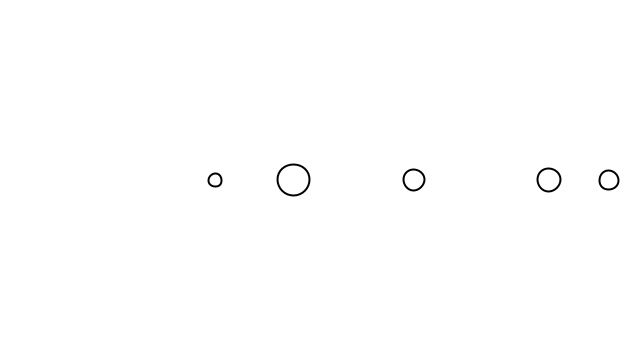
Frame 1 (no input)
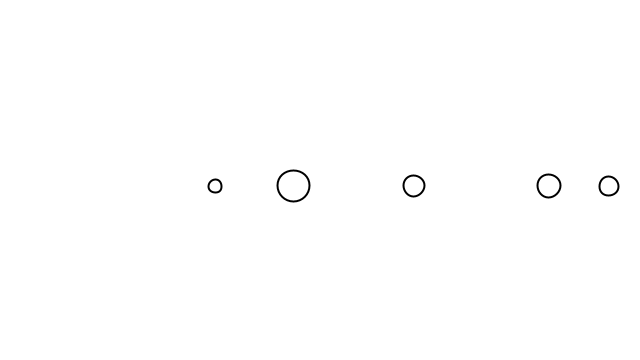
Frame 60 (the mouse pressed at the canvas centre just before this capture)
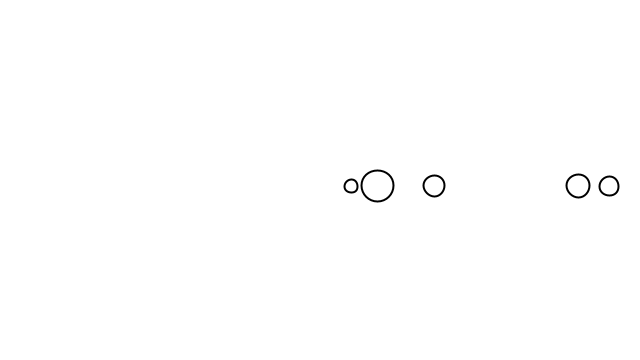
Frame 120 (the mouse held since frame 60 and released just before this capture)

The Processing sketch that drew these frames (run headless with seeded random() and noise(); from frame 60 on, the mouse is pressed at the canvas centre):

// Processing sketch: Mover_mass_with_force
// ── Mover_mass_with_force.pde
Mover[] mover;

void setup() {
  size(640, 360);
  mover = new Mover[5];
  for (int i=0; i<mover.length; i++) {
    mover[i]= new Mover();
  }
}

void draw() {
  background(255);


  for (Mover m : mover) {

    PVector gravity = new PVector(0, 0.4);
    gravity.mult(m.mass);

    if (mousePressed) {
      PVector wind = new PVector(4, 0);
      m.applyForce(wind);
    }
    m.applyForce(gravity);
    m.display();
    m.edges();
    m.move();
  }
}
// ── Mover.pde
class Mover{
  
  PVector location;
  PVector velocity;
  PVector acceleration;
  float mass;
  Mover(){
    location = new PVector(random(width),height/2);
    velocity = new PVector(0,0);
    acceleration = new PVector(0,0);
    mass = random(1,5);    
  }
  
  void applyForce(PVector force){
    PVector f = PVector.div(force,mass);
    acceleration.add(f);
  }
  
  void display(){
    fill(255);
    stroke(0);
    strokeWeight(2);
    ellipse(location.x,location.y,10*mass,10*mass);
  }
  
  void move(){
    velocity.add(acceleration);
    location.add(velocity);
    acceleration.mult(0);
  }
  
  void edges(){
    if(location.x>width){
      location.x = width;
      velocity.x = -1*velocity.x;
    }
    if(location.x <0){
      location.x = 0;
      velocity.x = -1*velocity.x;
    }
    if(location.y>height){
      location.y = height;
      velocity.y = -1*velocity.y;
    }
  }
  
  
}
